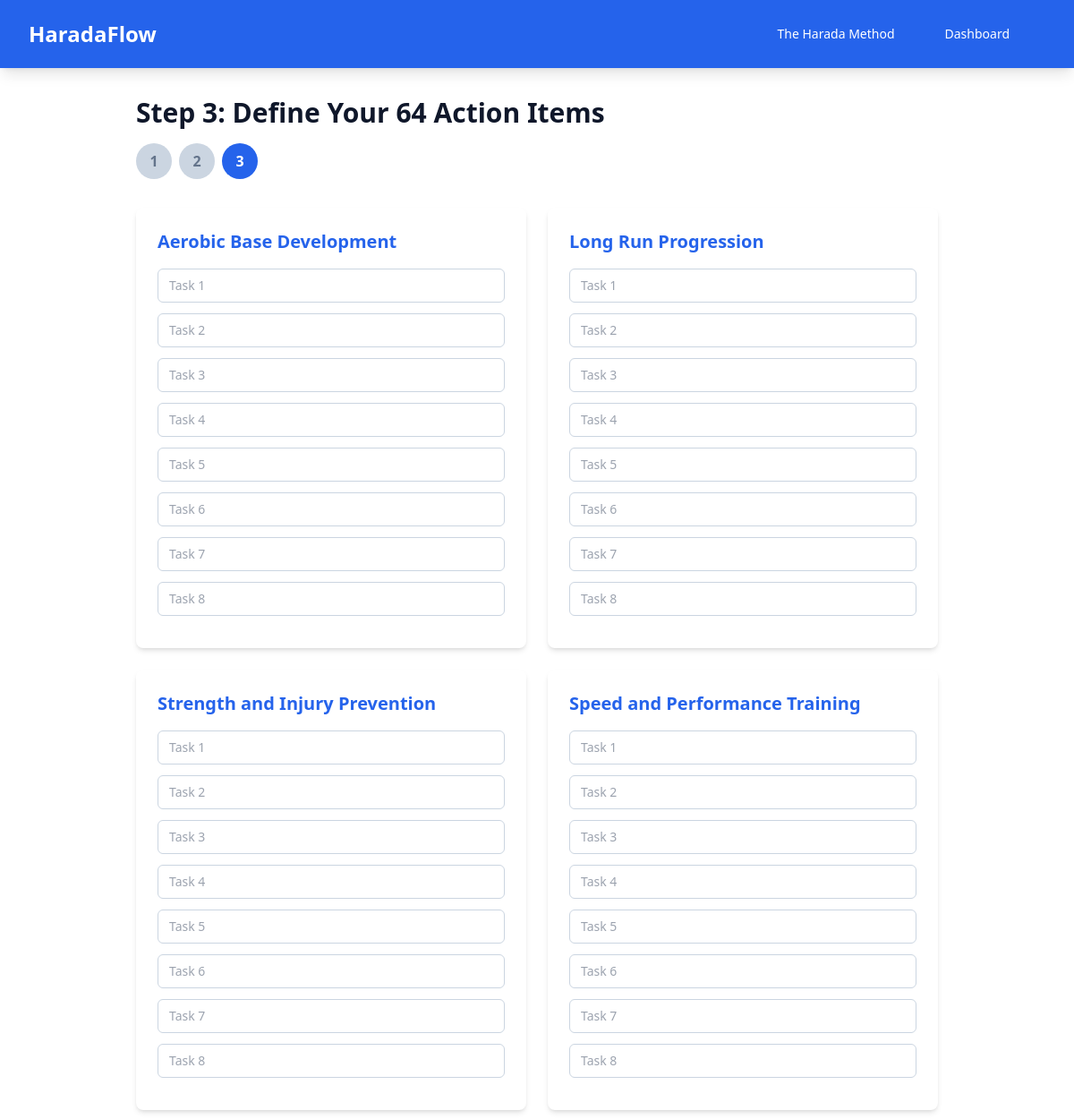
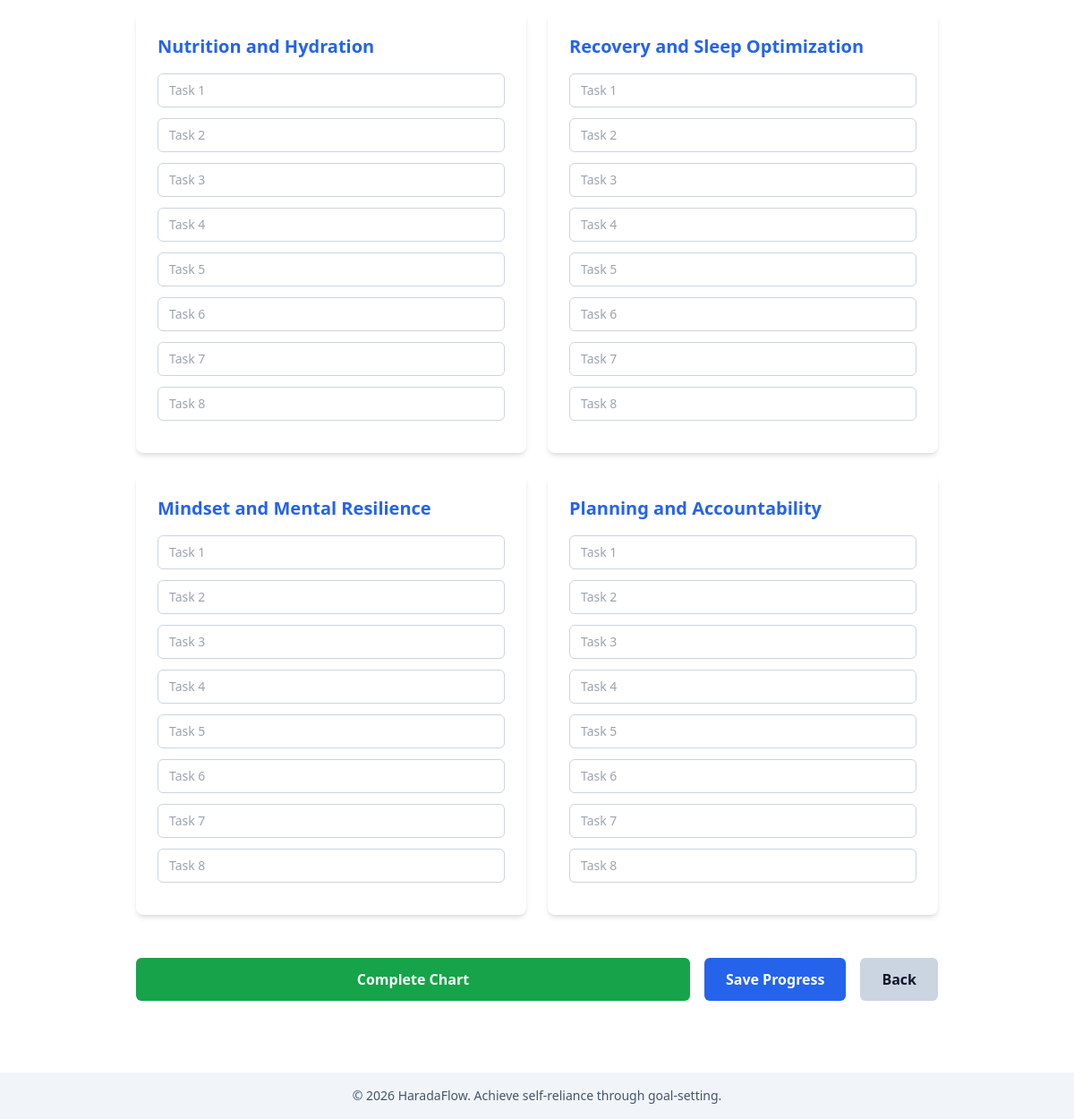
Screenshot of /wizard/15/step3/ (signed in) with the database file from the repository (2 pictures, top to bottom).
### charts/models.py (models this page shows, shortened)
class Pillar(models.Model):
    COLOR_CHOICES = [
        ("blue", "Blue"),
        ("red", "Red"),
        ("green", "Green"),
        ("purple", "Purple"),
        ("yellow", "Yellow"),
        ("pink", "Pink"),
        ("indigo", "Indigo"),
        ("orange", "Orange"),
    ]
    chart = models.ForeignKey(HaradaChart, on_delete=models.CASCADE)
    name = models.CharField(max_length=255)
    color = models.CharField(
        max_length=20,
        choices=COLOR_CHOICES,
        default="blue",
        help_text="Color for this pillar and its tasks",
    )
    position = models.IntegerField(
        validators=[MinValueValidator(1), MaxValueValidator(8)],
        help_text="Position 1-8 around the center cell",
    )
    class Meta:
        unique_together = ("chart", "position")
        ordering = ["position"]

### wizard/views.py (the view, shortened to what this page needs)
# urls.py: path("<chart_id>/step3/", views.wizard_step3, name="wizard_step3"),
def wizard_step3(request, chart_id):
    chart = _get_chart(request, chart_id)
    if not chart:
        return redirect('home')
    if hasattr(chart, 'id') and isinstance(chart.id, int) and str(chart_id).startswith('temp_'):
        return redirect('wizard_step3', chart_id=chart.id)
    if str(chart_id).startswith('temp_'):
        pillars_data = chart.get('pillars', {})
        if not pillars_data:
            return redirect("wizard_step2", chart_id=chart_id)
        pillars = []
        for i in range(1, 9):
            pillar_data = pillars_data.get(str(i), {})
            if pillar_data.get('name'):
                tasks = []
                tasks_data = pillar_data.get('tasks', {})
                for j in range(1, 9):
                    task = tasks_data.get(str(j), {})
                    tasks.append({
                        'position': j,
                        'title': task.get('title', '')
                    })
                pillars.append({
                    'position': i,
                    'name': pillar_data.get('name', ''),
                    'tasks': tasks
                })
    else:
        if not request.user.is_authenticated:
            return redirect('sign_up')
        pillars = chart.pillar_set.all().order_by("position")
        if not pillars.exists():
            return redirect("wizard_step2", chart_id=chart_id)
    return render(
        request,
        "wizard/step3.html",
        {
            "chart": chart,
            "chart_id": chart_id,
            "pillars": pillars,
            "color_classes": COLOR_CLASSES,
        },
    )

### config/context_processors.py (called while the page is built)
def clerk_context(request):
    return {
        'clerk_publishable_key': settings.CLERK_PUBLISHABLE_KEY,
    }

### templates/wizard/step3.html (shortened to what this page needs)
{% extends 'base.html' %}
{% block content %}
<div class="max-w-4xl mx-auto">
    <div class="mb-8">
        <h2 class="text-3xl font-bold mb-4">Step 3: Define Your 64 Action Items</h2>
        <div class="flex gap-2 mb-6">
            <div
                class="bg-slate-300 dark:bg-slate-600 text-slate-500 dark:text-slate-400 rounded-full w-10 h-10 flex items-center justify-center font-bold">
                1</div>
            <div
                class="bg-slate-300 dark:bg-slate-600 text-slate-500 dark:text-slate-400 rounded-full w-10 h-10 flex items-center justify-center font-bold">
                2</div>
            <div class="bg-blue-600 text-white rounded-full w-10 h-10 flex items-center justify-center font-bold">3
            </div>
        </div>
    </div>
    <form method="post" class="space-y-6">
        <div class="grid grid-cols-1 md:grid-cols-2 gap-6">
            {% for pillar in pillars %}
            <div class="bg-white dark:bg-slate-800 rounded-lg shadow-md p-6">
                <h3 class="text-xl font-bold mb-4 text-blue-600">{{ pillar.name }}</h3>
                {% for i in "12345678" %}
                <div class="mb-3">
                    <input type="text" name="pillar_{{ pillar.position }}_task_{{ i }}" placeholder="Task {{ i }}"
                        class="w-full px-3 py-2 border border-slate-300 dark:border-slate-600 rounded-md dark:bg-slate-700 text-sm">
                </div>
                {% endfor %}
            </div>
            {% endfor %}
        </div>
        <div class="flex gap-4 pt-6">
            <button type="submit" name="complete_chart" value="1"
                class="flex-1 bg-green-600 hover:bg-green-700 text-white font-bold py-3 rounded-md">
                Complete Chart
            </button>
            <button type="submit" class="bg-blue-600 hover:bg-blue-700 text-white font-bold py-3 px-6 rounded-md">
                Save Progress
            </button>
            <a href="{% url 'wizard_step2' chart_id=chart_id %}"
                class="bg-slate-300 dark:bg-slate-700 hover:bg-slate-400 dark:hover:bg-slate-600 text-slate-900 dark:text-white font-bold py-3 px-6 rounded-md text-center">
                Back
            </a>
        </div>
    </form>
</div>
{% endblock %}

### templates/base.html (style rules this page uses)
:root { --safe-top: env(safe-area-inset-top); --safe-bottom: env(safe-area-inset-bottom); --safe-left: env(safe-area-inset-left); --safe-right: env(safe-area-inset-right); }

### rows the page displays
Pillar: name "Aerobic Base Development", position "Task 1"
Pillar: name "Long Run Progression", position "Task 2"
Pillar: name "Strength and Injury Prevention", position "Task 3"
Pillar: name "Speed and Performance Training", position "Task 4"
Pillar: name "Nutrition and Hydration", position "Task 5"
Pillar: name "Recovery and Sleep Optimization", position "Task 6"
Pillar: name "Mindset and Mental Resilience", position "Task 7"
Pillar: name "Planning and Accountability", position "Task 8"
